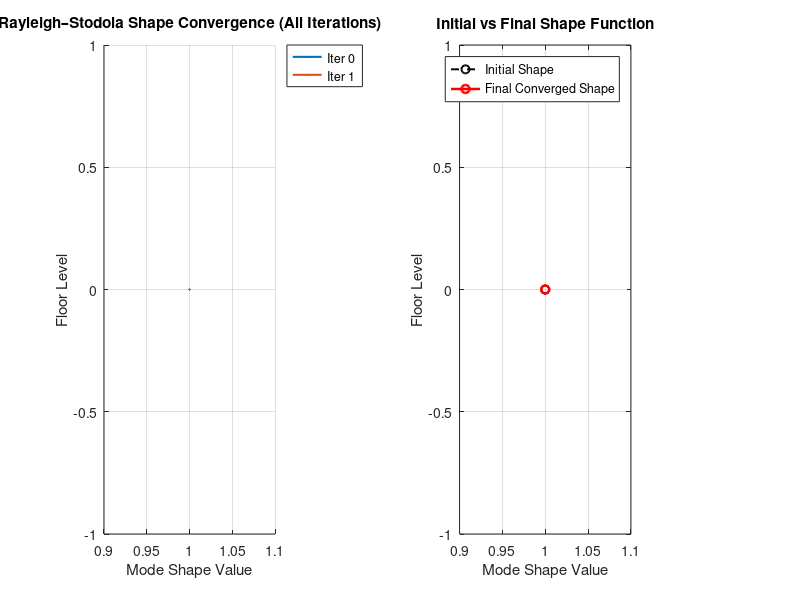

Source code (MATLAB): (Note: this script raises an error after producing the figure.)
function rayleigh_shape_function()
% ================================================================
%   RAYLEIGH / STODOLA FIRST-MODE SHAPE ESTIMATION
%   - User enters mass + stiffness
%   - Initial shape is linear (0→1)
%   - Iterations stored and plotted on one plot
%   - Initial vs Final shape plotted as subplot
% ================================================================

clc; close all;

disp('-------------------------------------------------------');
disp('     RAYLEIGH (STODOLA) MODE SHAPE ESTIMATION TOOL');
disp('-------------------------------------------------------');

%% ===================== USER INPUT =======================

m = input('Enter story masses m (kg) as a row vector (include base as zero):\n e.g. [0 263 263 ...]\n\nm = ');
k = input('\nEnter story stiffness k (N/m) as a row vector (include base as zero):\n e.g. [0 9391 64065 ...]\n\nk = ');

m = m(:);
k = k(:);

N = length(m);

%% =============== INITIAL SHAPE FUNCTION ==================

shape_f = linspace(0,1,N)';      % linear initial shape

%% =============== STORAGE FOR ITERATIONS ==================
shape_history = shape_f;         % store each column as shape vector

%% =============== INITIAL ESTIMATE ========================

omega_old = angular_frequency(m, shape_f, k);

fprintf('\nInitial angular frequency ω₀ = %.4f rad/s\n', omega_old);

%% ===================== ITERATION LOOP =====================

iter = 1;
tol = 1e-6;

while true

    % Rayleigh internal force
    F_I = m .* (omega_old^2) .* shape_f;

    % Shear force from top-down
    SF = flip(cumsum(flip(F_I)));

    % Story displacements
    story_dis = SF ./ k;
    story_dis(isinf(story_dis)) = 0;

    % Floor deflections
    tot_dis = cumsum(story_dis);

    % Normalize shape
    shape_new = tot_dis ./ tot_dis(end);

    % New frequency
    omega_new = angular_frequency(m, shape_new, k);

    fprintf('Iteration %d: ω = %.6f rad/s\n', iter, omega_new);

    % Store iteration
    shape_history = [shape_history, shape_new];

    % Convergence check
    if abs(omega_new - omega_old) < tol
        disp('Convergence achieved.');
        break;
    end

    % Prepare next iteration
    shape_f = shape_new;
    omega_old = omega_new;
    iter = iter + 1;

end

%% ===================== FINAL RESULTS =====================

period_final = 2*pi/omega_new;
fprintf('\nFINAL RESULTS\n');
fprintf('  Final angular frequency ω = %.6f rad/s\n', omega_new);
fprintf('  Final period T = %.6f s\n', period_final);


%% ======================== PLOTS ===========================
figure('Name','Mode Shape Iterations','Position',[200 80 1200 800]);

% ------------- LEFT SUBPLOT: All Iterations ---------------
subplot(1,2,1);
hold on;

num_iter = size(shape_history,2);

floors = (0:N-1)';

for i = 1:num_iter
    plot(shape_history(:,i), floors, 'LineWidth', 1.5);
end

set(gca, 'YDir', 'normal');  % bottom floor at bottom
xlabel('Mode Shape Value');
ylabel('Floor Level');
title('Rayleigh–Stodola Shape Convergence (All Iterations)');
grid on;
legend_strings = arrayfun(@(x) sprintf('Iter %d', x-1), 1:num_iter, 'UniformOutput', false);
legend(legend_strings, 'Location', 'bestoutside');

hold off;


% ------------- RIGHT SUBPLOT: Initial vs Final ---------------
subplot(1,2,2);
plot(shape_history(:,1), floors, 'k--o', 'LineWidth',1.4); hold on;
plot(shape_history(:,end), floors, 'r-o', 'LineWidth',1.8);

set(gca,'YDir','normal');
xlabel('Mode Shape Value');
ylabel('Floor Level');
legend('Initial Shape', 'Final Converged Shape', 'Location', 'best');
title('Initial vs Final Shape Function');
grid on;

sgtitle('Rayleigh Method Mode Shape Determination');


end % end main function

% ===============================================================
%   SUBFUNCTION: Compute angular frequency from Rayleigh quotient
% ===============================================================
function omega = angular_frequency(m, shape_f, k)

    % Compute story displacements
    F_I = m .* shape_f;
    SF = flip(cumsum(flip(F_I)));
    story_dis = SF ./ k;
    story_dis(isinf(story_dis)) = 0;
    tot_dis = cumsum(story_dis);

    % Rayleigh quotient
    num = sum(k .* (story_dis.^2));
    den = sum(m .* (shape_f.^2));

    omega = sqrt(num / den);
end
